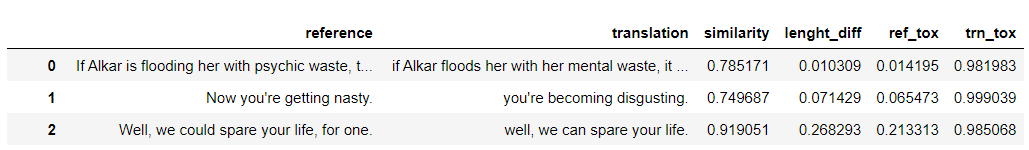
#> input picture src/visualization/initial_dataset_view.PNG, 1029 x 150 px
$ python visualize.py
#> lines starting #> are read from the running program, lines starting #| are printed output that depends on the picture
import matplotlib.pyplot as plt
import matplotlib.image as mpimg

img = mpimg.imread('initial_dataset_view.PNG')
#> img is the input picture: shape (150, 1029, 4) float32; mean R, G, B, A 0.93, 0.93, 0.93, 1
imgplot = plt.imshow(img)
plt.show()


img = mpimg.imread('word_toxity_scores_example.PNG')
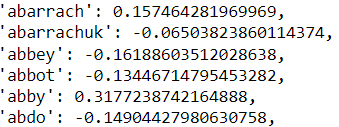
#> input picture src/visualization/word_toxity_scores_example.PNG, 339 x 127 px
#> img is the input picture: shape (127, 339, 4) float32; mean R, G, B, A 0.896, 0.895, 0.895, 1
imgplot = plt.imshow(img)
plt.show()


img = mpimg.imread('example_of_toxic_words.PNG')
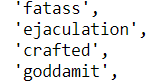
#> input picture src/visualization/example_of_toxic_words.PNG, 151 x 84 px
#> img is the input picture: shape (84, 151, 4) float32; mean R, G, B, A 0.922, 0.923, 0.922, 1
imgplot = plt.imshow(img)
plt.show()


img = mpimg.imread('processed_dataset.PNG')
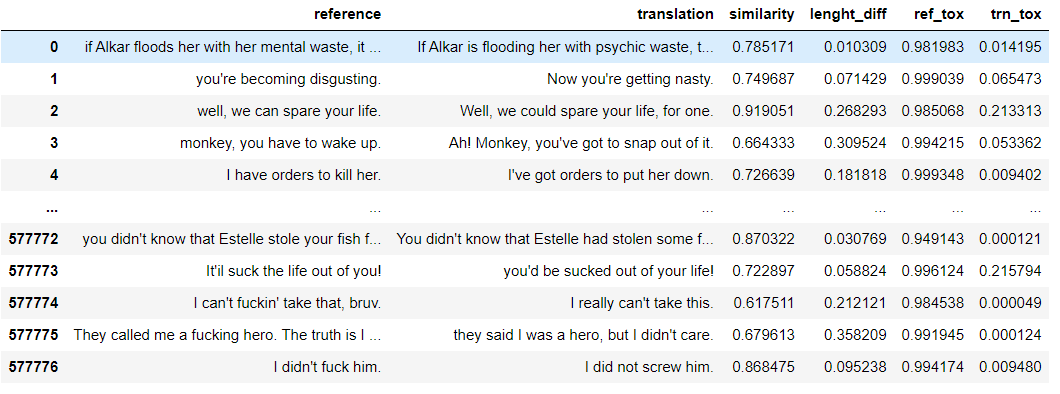
#> input picture src/visualization/processed_dataset.PNG, 1060 x 394 px
#> img is the input picture: shape (394, 1060, 4) float32; mean R, G, B, A 0.922, 0.928, 0.932, 1
imgplot = plt.imshow(img)
plt.show()


img = mpimg.imread('distribution_of toxic_scores_graph.PNG')
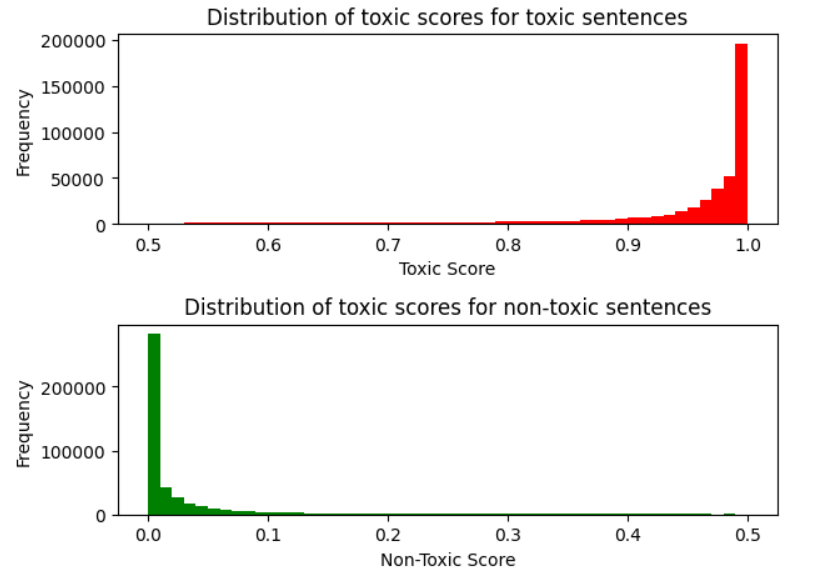
#> input picture src/visualization/distribution_of toxic_scores_graph.PNG, 814 x 575 px
#> img is the input picture: shape (575, 814, 4) float32; mean R, G, B, A 0.963, 0.956, 0.952, 1
imgplot = plt.imshow(img)
plt.show()


img = mpimg.imread('10_most_toxic_words.PNG')
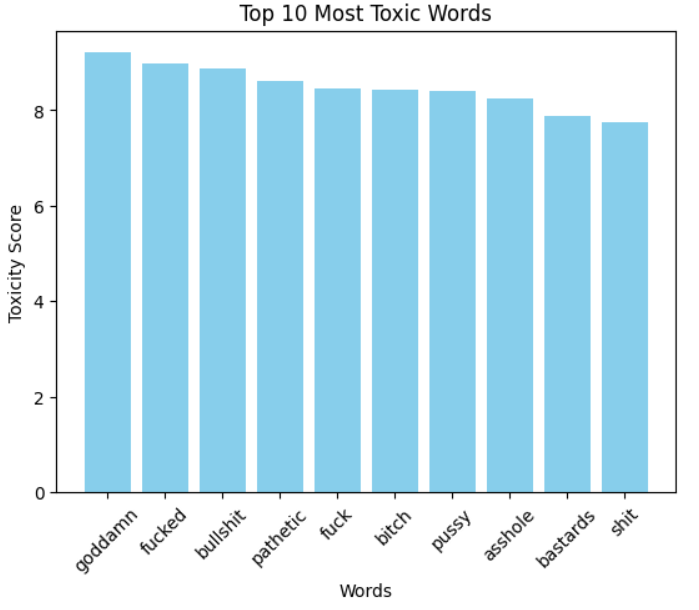
#> input picture src/visualization/10_most_toxic_words.PNG, 699 x 610 px
#> img is the input picture: shape (610, 699, 4) float32; mean R, G, B, A 0.776, 0.899, 0.946, 1
imgplot = plt.imshow(img)
plt.show()


#> (the run stopped early here; a loop or call above may not have finished)
